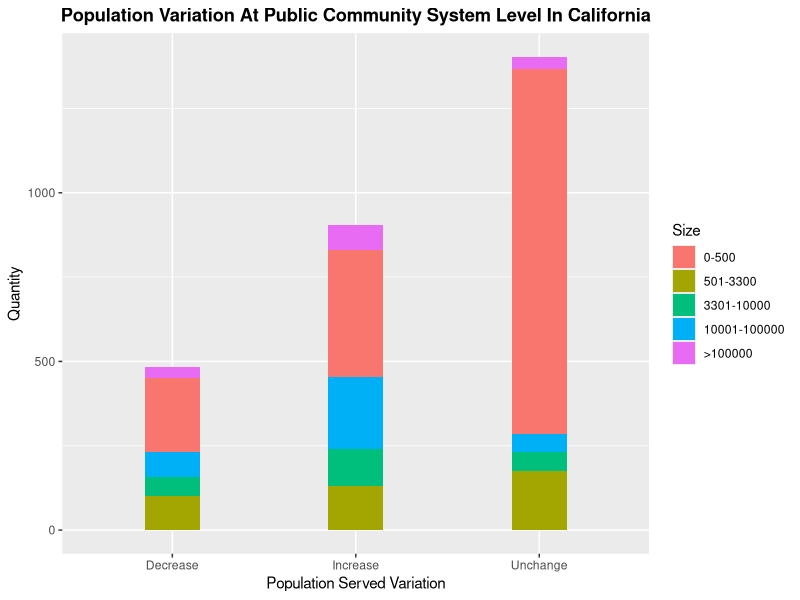
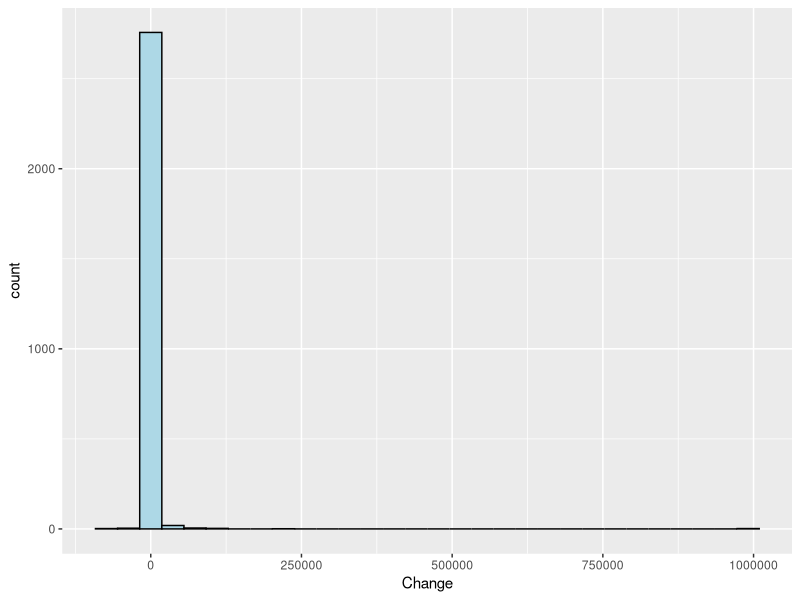

The R script that drew these images, in order:
# Read Data
library(tidyverse)
library(dplyr)
CWS_2014 <- data.frame(read_csv('California_2014.csv'))
CWS_2019 <- data.frame(read_csv('California_2019.csv'))
CWS_2014 <- CWS_2014 %>% select("PWS.ID","Population.Served.Count")
CWS_2019 <- CWS_2019 %>% select("PWS.ID","Population.Served.Count")
names(CWS_2014) <- c("PWS.ID","Population.2014")
names(CWS_2019) <- c("PWS.ID","Population.2019")
CWS_2014 <- CWS_2014[which(rowSums(CWS_2014==0)==0),]
CWS_2019 <- CWS_2019[which(rowSums(CWS_2019==0)==0),]

# Population Change
CWS <- inner_join(CWS_2014,CWS_2019,by="PWS.ID")
CWS$Change <- CWS$Population.2019-CWS$Population.2014
for (i in c(1:nrow(CWS))){
  ifelse(CWS$Change[i]==0, CWS$Variation[i]<-"Unchange", 
         ifelse(CWS$Change[i]<0, CWS$Variation[i]<-"Decrease",CWS$Variation[i]<-"Increase"))}
for (i in c(1:nrow(CWS))){
  ifelse(0<CWS$Population.2014[i]&CWS$Population.2014[i]<500, CWS$Size[i]<-"0-500", 
         ifelse(501<CWS$Population.2014[i]&CWS$Population.2014[i]<3000, CWS$Size[i]<-"501-3300",
                ifelse(3301<CWS$Population.2014[i]&CWS$Population.2014[i]<10000, CWS$Size[i]<-"3301-10000", 
                   ifelse(10001<CWS$Population.2014[i]&CWS$Population.2014[i]<100000, CWS$Size[i]<-"10001-100000", CWS$Size[i]<-">100000"))))}
ggplot(CWS,aes(x=Variation)) + geom_bar(aes(fill=Size),width = 0.3) + labs(x = "Population Served Variation", y = "Quantity") + labs(title="Population Variation At Public Community System Level In California") + theme(plot.title = element_text(hjust = 0.5,lineheight=.8, face="bold"))+ scale_fill_discrete(limits = c('0-500','501-3300','3301-10000','10001-100000','>100000')) 
ggplot(CWS,aes(x=Change)) + geom_histogram(fill="lightblue", colour="black") 
